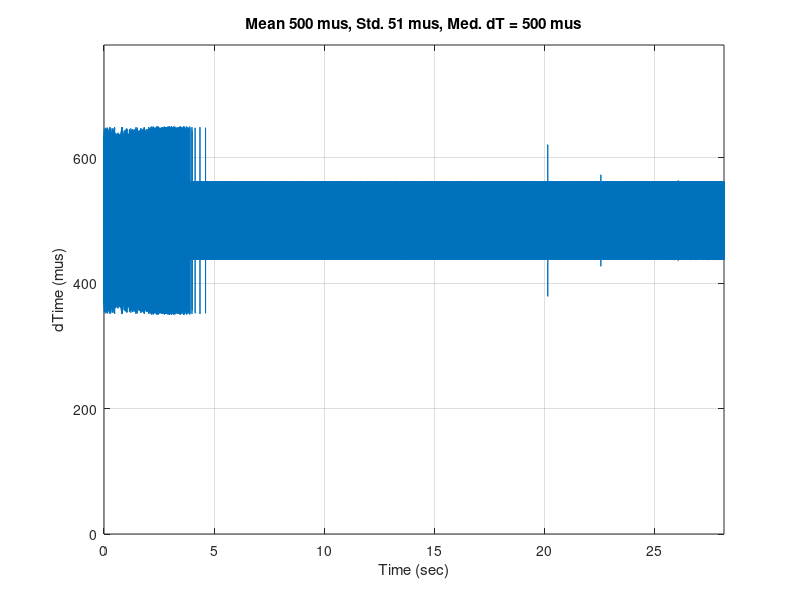

The MATLAB source for this figure: (Note: this script raises an error after producing the figure.)
clc, clear variables
addpath iirfilter\
%% Evaluate time

load data_00.mat

Ts = mean(diff(data.time));

figure(1)
plot(data.time(1:end-1), diff(data.time * 1e6)), grid on
title( sprintf(['Mean %0.0f mus, ', ...
                'Std. %0.0f mus, ', ...
                'Med. dT = %0.0f mus'], ...
                mean(diff(data.time * 1e6)), ...
                std(diff(data.time * 1e6)), ...
                median(diff(data.time * 1e6))) )
xlabel('Time (sec)'), ylabel('dTime (mus)')
xlim([0 data.time(end-1)])
ylim([0 1.2*max(diff(data.time * 1e6))])


%% Evaluate the data

Gf = tf(get_lowpass2(180, 0.7, Ts));
data_filtered.values = filter(Gf.num{1}, Gf.den{1}, data.values);

figure(2)
subplot(211)
plot(data.time, data.values(:,1)), grid on
subplot(212)
plot(data.time, [data.values(:,2), ...
    data_filtered.values(:,2)]), grid on

%% Frequency response

idx = data.time > 0.005 & data.time < 19.9999;

[g, freq] = tfestimate(data.values(idx,1) - mean(data.values(idx,1)), ...
    data_filtered.values(idx,2) - mean(data_filtered.values(idx,2)), ...
    [], [], [], 1/Ts);
G = frd(g, freq, Ts,'Units', 'Hz');

figure(3)
bode(G, 2*pi*G.Frequency), grid on


%% Current Controller

z = tf('z', Ts);

Kp = 2.0
Tn = 1/(2*pi*220)
Ki = Kp / Tn
C = Kp + Ki * Ts / (1 - z^-1);

L = C*G;
S = feedback(1, L);
T = 1 - S;

figure(4)
bode(G, C, 2*pi*G.Frequency), grid on

figure(5)
margin(L, 2*pi*G.Frequency), grid on

figure(6)
bode(T, S, 2*pi*G.Frequency), grid on
